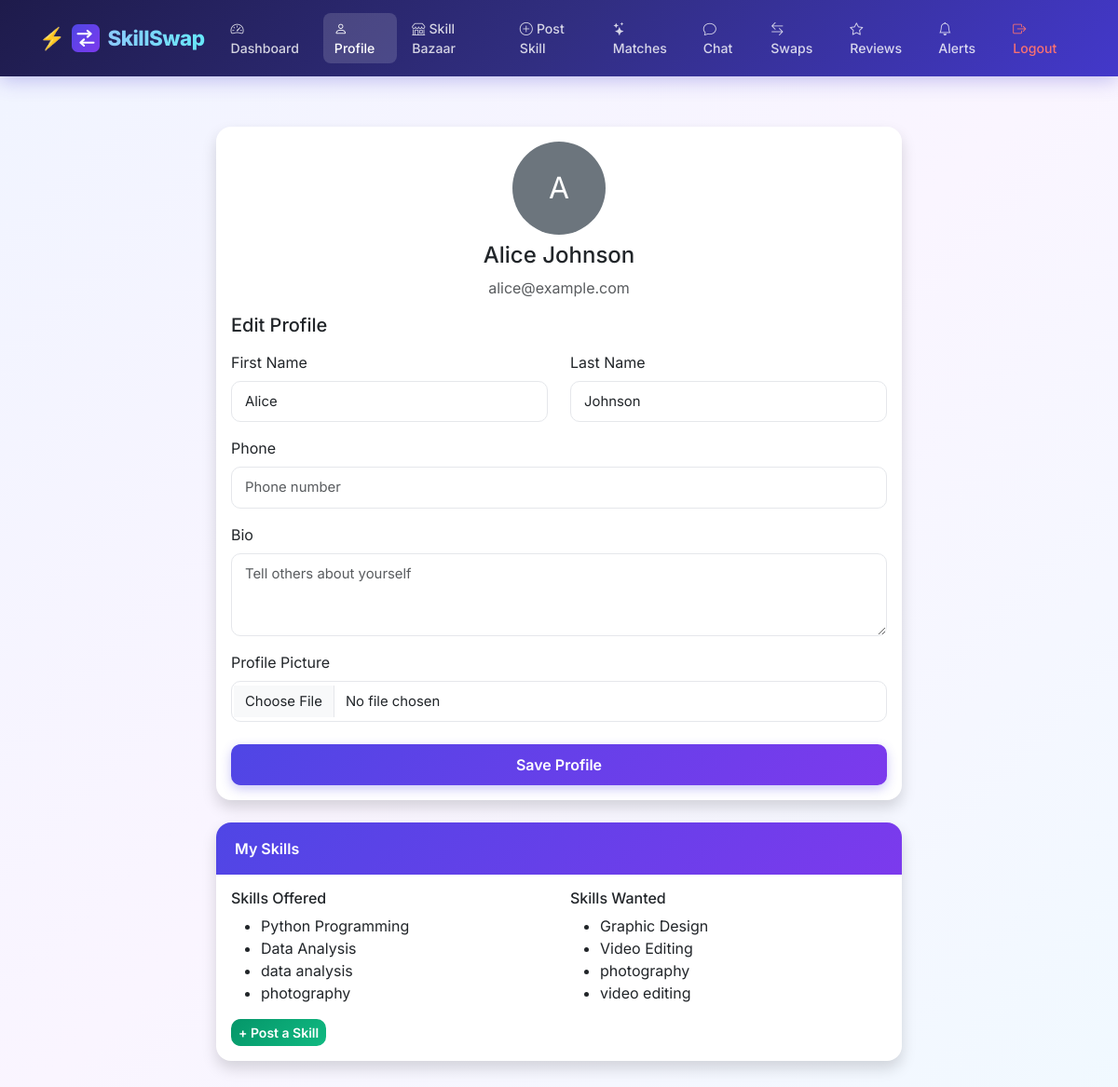
Screenshot of /profile/ (signed in) with the database file from the repository.
### core/models.py (models this page shows, shortened)
class UserProfile(models.Model):
    user = models.OneToOneField(User, on_delete=models.CASCADE, related_name='profile')
    bio = models.TextField(blank=True)
    profile_pic = models.ImageField(upload_to='profiles/', blank=True, null=True)
    phone = models.CharField(max_length=20, blank=True)

class Skill(models.Model):
    user = models.ForeignKey(User, on_delete=models.CASCADE, related_name='skills')
    name = models.CharField(max_length=100)
    description = models.TextField(blank=True)
    skill_wanted = models.CharField(max_length=100, blank=True)
    is_active = models.BooleanField(default=True)
    teaser_video = models.FileField(upload_to='skill_videos/', blank=True, null=True)
    created_at = models.DateTimeField(auto_now_add=True)

### core/views.py (the view)
# urls.py: path('profile/', views.profile_view, name='profile'),
@login_required
def profile_view(request):
    create_profile_if_missing(request.user)
    profile = request.user.profile
    if request.method == 'POST':
        form = ProfileForm(request.POST, request.FILES, instance=profile)
        if form.is_valid():
            profile = form.save(commit=False)
            request.user.first_name = form.cleaned_data.get('first_name', '')
            request.user.last_name = form.cleaned_data.get('last_name', '')
            request.user.save()
            profile.save()
            messages.success(request, 'Profile updated successfully!')
            return redirect('profile')
    else:
        form = ProfileForm(instance=profile, initial={
            'first_name': request.user.first_name,
            'last_name': request.user.last_name,
        })
    my_skills = Skill.objects.filter(user=request.user, is_active=True)
    reviews = Review.objects.filter(reviewed_user=request.user)
    return render(request, 'profile.html', {'form': form, 'my_skills': my_skills, 'reviews': reviews})

### core/forms.py
class ProfileForm(forms.ModelForm):
    first_name = forms.CharField(
        required=False,
        widget=forms.TextInput(attrs={'class': 'form-control mb-3'})
    )
    last_name = forms.CharField(
        required=False,
        widget=forms.TextInput(attrs={'class': 'form-control mb-3'})
    )
    class Meta:
        model = UserProfile
        fields = ['bio', 'profile_pic', 'phone']
        widgets = {
            'bio': forms.Textarea(attrs={'class': 'form-control mb-3', 'rows': 3, 'placeholder': 'Tell others about yourself'}),
            'phone': forms.TextInput(attrs={'class': 'form-control mb-3', 'placeholder': 'Phone number'}),
            'profile_pic': forms.FileInput(attrs={'class': 'form-control mb-3'}),
        }

### core/views.py (called while the page is built)
def create_profile_if_missing(user):
    UserProfile.objects.get_or_create(user=user)

### templates/profile.html (shortened to what this page needs)
{% extends 'base.html' %}
{% block nav_profile %}active{% endblock %}
{% block content %}
<div class="container mt-4">
  <div class="row justify-content-center">
    <div class="col-md-8">
      <div class="card shadow border-0 mb-4">
        <div class="card-body">
          <div class="text-center mb-3">
            {% if request.user.profile.profile_pic %}
            <img src="{{ request.user.profile.profile_pic.url }}" class="rounded-circle" width="100" height="100" style="object-fit:cover;">
            {% else %}
            <div class="rounded-circle bg-secondary text-white d-inline-flex align-items-center justify-content-center" style="width:100px;height:100px;font-size:2rem;">
              {{ request.user.username|first|upper }}
            </div>
            {% endif %}
            <h4 class="mt-2">{{ request.user.get_full_name|default:request.user.username }}</h4>
            <p class="text-muted">{{ request.user.email }}</p>
          </div>
          <h5 class="mb-3">Edit Profile</h5>
          <form method="post" enctype="multipart/form-data">
            <div class="row">
              <div class="col-md-6">
                <label class="form-label">First Name</label>
                {{ form.first_name }}
              </div>
              <div class="col-md-6">
                <label class="form-label">Last Name</label>
                {{ form.last_name }}
              </div>
            </div>
            <label class="form-label">Phone</label>
            {{ form.phone }}
            <label class="form-label">Bio</label>
            {{ form.bio }}
            <label class="form-label">Profile Picture</label>
            {{ form.profile_pic }}
            <button type="submit" class="btn btn-primary w-100 mt-2">Save Profile</button>
          </form>
        </div>
      </div>
      <div class="card shadow border-0 mb-4">
        <div class="card-header bg-dark text-white">My Skills</div>
        <div class="card-body">
          {% if my_skills %}
          <div class="row">
            <div class="col-md-6">
              <h6>Skills Offered</h6>
              <ul>
                {% for skill in my_skills %}
                <li>{{ skill.name }}</li>
                {% endfor %}
              </ul>
            </div>
            <div class="col-md-6">
              <h6>Skills Wanted</h6>
              <ul>
                {% for skill in my_skills %}
                {% if skill.skill_wanted %}<li>{{ skill.skill_wanted }}</li>{% endif %}
                {% endfor %}
              </ul>
            </div>
          </div>
          {% else %}
          <p class="text-muted">No skills posted yet.</p>
          {% endif %}
          <a href="{% url 'post_skill' %}" class="btn btn-success btn-sm">+ Post a Skill</a>
        </div>
      </div>
    </div>
  </div>
</div>
{% endblock %}

### templates/base.html (style rules this page uses)
* { font-family: 'Inter', sans-serif; }
body { background: linear-gradient(135deg, #f0f4ff 0%, #faf5ff 50%, #f0f9ff 100%); min-height: 100vh; }
.card { border: none; border-radius: 16px; box-shadow: 0 4px 24px rgba(0,0,0,0.07); transition: transform 0.2s ease, box-shadow 0.2s ease; background: #ffffff; }
.card-header { background: linear-gradient(135deg, #4f46e5, #7c3aed); color: white; border-radius: 16px 16px 0 0 !important; font-weight: 600; padding: 16px 20px; border: none; }
.btn-primary { background: linear-gradient(135deg, #4f46e5, #7c3aed); border: none; border-radius: 10px; font-weight: 600; padding: 10px 24px; box-shadow: 0 4px 12px rgba(79, 70, 229, 0.3); transition: all 0.2s ease; }
.btn-success { background: linear-gradient(135deg, #059669, #10b981); border: none; border-radius: 10px; font-weight: 600; }
.form-control, .form-select { border-radius: 10px; border: 1.5px solid #e5e7eb; padding: 10px 14px; font-size: 0.93rem; transition: border-color 0.2s ease, box-shadow 0.2s ease; }

### rows the page displays
Skill: name "Python Programming", skill_wanted "Graphic Design"
Skill: name "Data Analysis", skill_wanted "Video Editing"
Skill: name "data analysis", skill_wanted "photography"
Skill: name "photography", skill_wanted "video editing"

### other values shown
{{ request.user.username|first|upper }} "A"
{{ request.user.get_full_name|default:request.user.username }} "Alice Johnson"
{{ request.user.email }} "alice@example.com"
